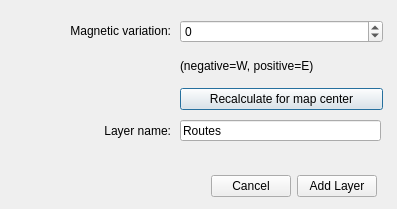
<?xml version="1.0" encoding="UTF-8"?>
<ui version="4.0">
 <class>CompassRoutesDialogBase</class>
 <widget class="QDialog" name="CompassRoutesDialogBase">
  <property name="geometry">
   <rect>
    <x>0</x>
    <y>0</y>
    <width>397</width>
    <height>209</height>
   </rect>
  </property>
  <property name="windowTitle">
   <string>Create Compass Route Layer</string>
  </property>
  <widget class="QLabel" name="label">
   <property name="geometry">
    <rect>
     <x>40</x>
     <y>20</y>
     <width>131</width>
     <height>21</height>
    </rect>
   </property>
   <property name="text">
    <string>Magnetic variation:</string>
   </property>
   <property name="alignment">
    <set>Qt::AlignRight|Qt::AlignTrailing|Qt::AlignVCenter</set>
   </property>
  </widget>
  <widget class="QWidget" name="verticalLayoutWidget">
   <property name="geometry">
    <rect>
     <x>180</x>
     <y>20</y>
     <width>203</width>
     <height>90</height>
    </rect>
   </property>
   <layout class="QVBoxLayout" name="verticalLayout">
    <item>
     <widget class="QSpinBox" name="variationBox">
      <property name="minimum">
       <number>-99</number>
      </property>
     </widget>
    </item>
    <item>
     <widget class="QLabel" name="label_2">
      <property name="text">
       <string>(negative=W, positive=E)</string>
      </property>
     </widget>
    </item>
    <item>
     <widget class="QPushButton" name="calculateButton">
      <property name="sizePolicy">
       <sizepolicy hsizetype="Minimum" vsizetype="Fixed">
        <horstretch>0</horstretch>
        <verstretch>0</verstretch>
       </sizepolicy>
      </property>
      <property name="text">
       <string>Recalculate for map center</string>
      </property>
      <property name="default">
       <bool>false</bool>
      </property>
      <property name="flat">
       <bool>false</bool>
      </property>
     </widget>
    </item>
   </layout>
  </widget>
  <widget class="QWidget" name="horizontalLayoutWidget">
   <property name="geometry">
    <rect>
     <x>190</x>
     <y>170</y>
     <width>187</width>
     <height>32</height>
    </rect>
   </property>
   <layout class="QHBoxLayout" name="horizontalLayout">
    <item>
     <widget class="QDialogButtonBox" name="button_box">
      <property name="orientation">
       <enum>Qt::Horizontal</enum>
      </property>
      <property name="standardButtons">
       <set>QDialogButtonBox::Cancel</set>
      </property>
     </widget>
    </item>
    <item>
     <widget class="QPushButton" name="addLayerButton">
      <property name="sizePolicy">
       <sizepolicy hsizetype="Minimum" vsizetype="Fixed">
        <horstretch>0</horstretch>
        <verstretch>0</verstretch>
       </sizepolicy>
      </property>
      <property name="text">
       <string>Add Layer</string>
      </property>
     </widget>
    </item>
   </layout>
  </widget>
  <widget class="QLabel" name="label_3">
   <property name="geometry">
    <rect>
     <x>60</x>
     <y>120</y>
     <width>111</width>
     <height>21</height>
    </rect>
   </property>
   <property name="text">
    <string>Layer name:</string>
   </property>
   <property name="alignment">
    <set>Qt::AlignRight|Qt::AlignTrailing|Qt::AlignVCenter</set>
   </property>
  </widget>
  <widget class="QLineEdit" name="layerEdit">
   <property name="geometry">
    <rect>
     <x>180</x>
     <y>120</y>
     <width>201</width>
     <height>21</height>
    </rect>
   </property>
   <property name="text">
    <string>Routes</string>
   </property>
  </widget>
 </widget>
 <resources/>
 <connections>
  <connection>
   <sender>button_box</sender>
   <signal>accepted()</signal>
   <receiver>CompassRoutesDialogBase</receiver>
   <slot>accept()</slot>
   <hints>
    <hint type="sourcelabel">
     <x>20</x>
     <y>20</y>
    </hint>
    <hint type="destinationlabel">
     <x>20</x>
     <y>20</y>
    </hint>
   </hints>
  </connection>
  <connection>
   <sender>button_box</sender>
   <signal>rejected()</signal>
   <receiver>CompassRoutesDialogBase</receiver>
   <slot>reject()</slot>
   <hints>
    <hint type="sourcelabel">
     <x>20</x>
     <y>20</y>
    </hint>
    <hint type="destinationlabel">
     <x>20</x>
     <y>20</y>
    </hint>
   </hints>
  </connection>
 </connections>
</ui>
